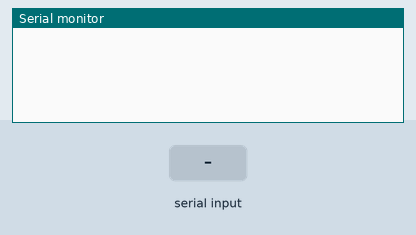
Simulated run of this sketch. Board: Arduino Uno, built with avr-gcc and run on an emulated ATmega328P. On the bench: the last lines printed to the serial monitor. The inputs (shaded band) are chosen by the test bench.

Above: at 1.2 s.
1.3 s: "ls\n" received over Serial
At 2.5 s:
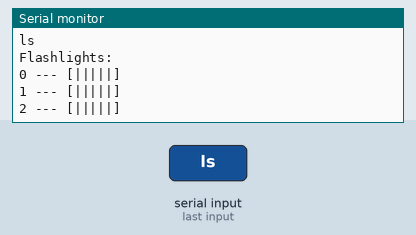
2.8 s: "fsl\n" received over Serial
At 3.3 s:
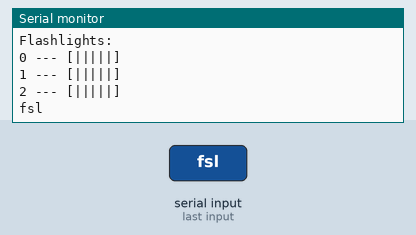
4.3 s: "fdc\n" received over Serial
At 5.5 s:
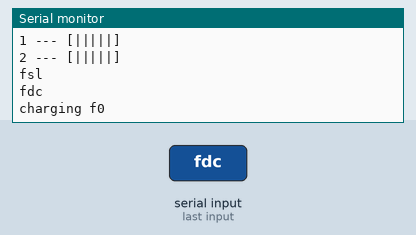
5.8 s: "bdc\n" received over Serial
At 6.2 s:
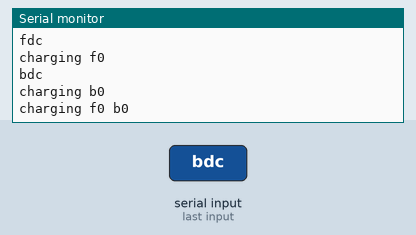
7.3 s: "bo\n" received over Serial
At 7.6 s:
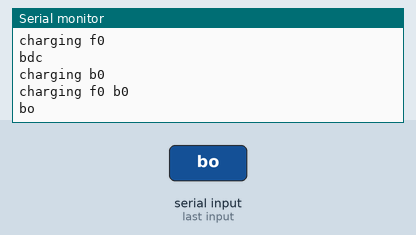
8.8 s: "-\n" received over Serial
At 10.2 s:
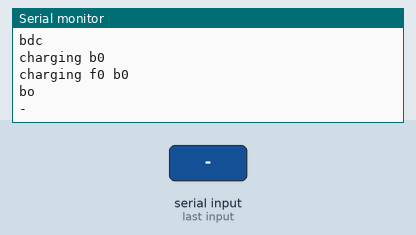

The sketch:

serial_status.ino
```cpp
const int numFlashlights = 3;
const int numBatteries = 3;

volatile int flashBatts[numFlashlights];
volatile char battState[numFlashlights][numBatteries];

long frame = 0;
const int battDischargeFrames = 60;

// This is used with serialEvent() to feed the main loop
String inputString = "";
boolean inputReady = false;

// These two variables are used for charging. When they are both non-negative then the battery flash level is set
int flashCharging = -1;
int battCharging = -1;
// These two variables are used to determine the timeout for charging
long flashChargeMilli = 0;
long battChargeMilli = 0;
// How long between the flashlight charge detection and the battery charge detection, in millis, that can pass before charging is invalid
long chargeMilliLimit = 5000;

const byte syncCode = 128;
const byte blackoutCode = 64;

// Use this function to set a flashlight's battery level
// Note that this is different from setting flashBatts to a received value
// this is syncing both master and slave to the same value
void setFlashBattLevel(int i, int val)
{
  if (i >= 0 && i < numFlashlights && val >= 0 && val < 256)
  {
    if (val == syncCode)
    {
      ++val;
    }
    else if (val == blackoutCode)
    {
      ++val;
    }

    flashBatts[i] = val;
    // TODO: Transmit to flashlight
  }
}


// Use this function to charge a flashlight with a battery, i.e. set in TX mode
void chargeFlash(int i, int j)
{
  if (i >= 0 && i < numFlashlights && j >= 0 && j < numBatteries)
  {
    Serial.println("charging f" + String(i) + " b" + String(j));
    setFlashBattLevel(i, 255);
    battState[i][j] = 'X';
  }
}

// Try to charge a flashlight if battery and flashlight are set properly
void tryCharge()
{
  // Check whether or not a flashlight/battery pair should be used
  if (flashCharging >= 0 && battCharging >= 0 && flashCharging < numFlashlights && battCharging < numBatteries)
  {
    if (max(flashChargeMilli, battChargeMilli) - min(flashChargeMilli, battChargeMilli) < chargeMilliLimit)
    {
      if (battState[flashCharging][battCharging] == '-')
      {
        chargeFlash(flashCharging, battCharging);
        flashCharging = -1;
        battCharging = -1;
      }
    }
  }
}

// Set it so that the flashlight was detected as charging
void setFlashCharging(int i)
{
  if (i >= 0 && i < numFlashlights)
  {
    Serial.println("charging f" + String(i));
    flashCharging = i;
    flashChargeMilli = millis();
    tryCharge();
  }
}

// Set it so that the battery was detected as charging
void setBattCharging(int j)
{
  if (j >= 0 && j < numBatteries)
  {
    Serial.println("charging b" + String(j));
    battCharging = j;
    battChargeMilli = millis();
    tryCharge();
  }
}


void setup()
{
  Serial.begin(9600);

  for (int i = 0; i < numFlashlights; ++i)
  {
    for (int j = 0; j < numBatteries; ++j)
    {
      flashBatts[i] = 255;
      // '-' is unused; 'X' is used
      battState[i][j] = '-';
    }
  }
}

void loop()
{
  if (inputReady)
  {
    Serial.print(inputString);

    // Show status
    if (inputString.startsWith("ls"))
    {
      Serial.println("Flashlights:");
      for (int i = 0; i < numFlashlights; ++i)
      {
        Serial.print(i);

        // Print which batteries have been taken
        Serial.print(' ');
        for (int j = 0; j < numBatteries; ++j)
        {
          Serial.print(battState[i][j]);
        }

        // Print what the flashlight power level is
        Serial.print(" [");

        for (int level = 0; level < 250; level += 50)
        {
          if (level < flashBatts[i])
          {
            Serial.print("|");
          }
          else
          {
            Serial.print(" ");
          }
        }

        Serial.println("]");
      }
    }
    // Flashlight Set battery Level
    // fsl [i] [level]
    else if (inputString.startsWith("fsl"))
    {
      int i = inputString.substring(4,5).toInt();
      int val = inputString.substring(6).toInt();
      setFlashBattLevel(i, val);
    }
    // Flashlight Detect Charging - simulates a transmission that a flashlight has detected a magnet
    // fdc [i]
    else if (inputString.startsWith("fdc"))
    {
      int i = inputString.substring(4,5).toInt();
      setFlashCharging(i);
    }
    // Battery Detect Charging - simulates a battery switch being hit
    // bdc [j]
    else if (inputString.startsWith("bdc"))
    {
      int j = inputString.substring(4,5).toInt();
      setBattCharging(j);
    }
    // BlackOut
    // bo
    else if (inputString.startsWith("bo"))
    {
      // TODO: Transmit a blackout bit to all flashlights
    }
    inputString = "";
    inputReady = false;
  }

  // Every discharge cycle, discharge. This is temp
  if (frame % battDischargeFrames == 0)
  {
    // Note; it's kind of complicated to have the flashlights update the master with their battery level, so just simulate it.
    for (int i = 0; i < numFlashlights; ++i)
    {
      if (flashBatts[i] > 0)
      {
        flashBatts[i] -= 1;
      }
    }
  }

  ++frame;

  delay(15);
}

void serialEvent()
{
  while (Serial.available())
  {
    char inChar = (char)Serial.read();
    inputString += inChar;
    if (inChar == '\n')
    {
      inputReady = true;
    }
  }
}
```

Measured:
- after the input at 1.3 s, the serial monitor: prints a new line at once (image 1)
- after the input at 2.8 s, the serial monitor: prints a new line at once (image 2)
- after the input at 4.3 s, the serial monitor: prints a new line at once (image 3)
- after the input at 5.8 s, the serial monitor: prints a new line at once (image 4)
- after the input at 7.3 s, the serial monitor: prints a new line at once (image 5)
- after the input at 8.8 s, the serial monitor: prints a new line at once (image 6)
